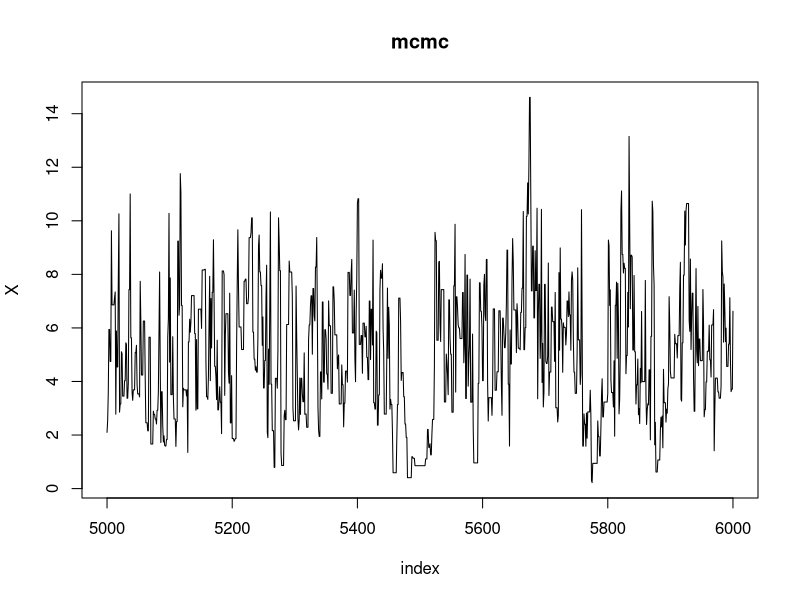
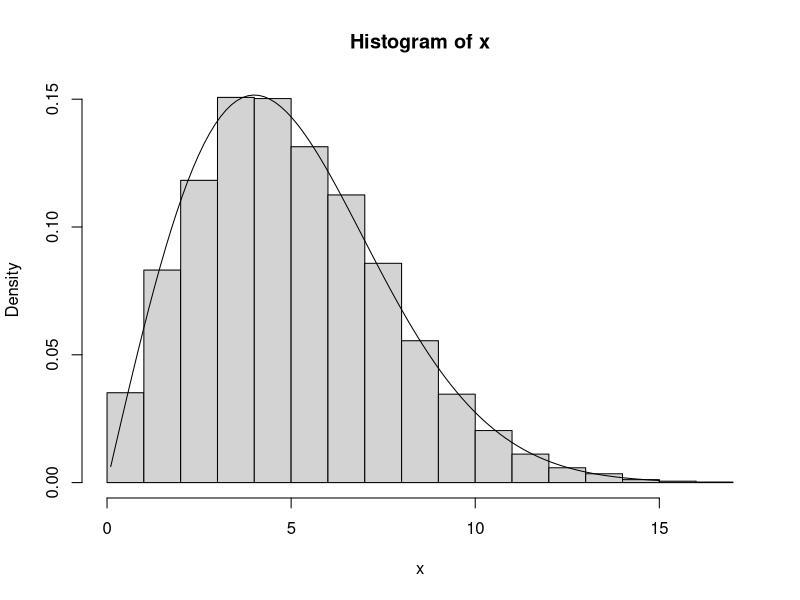

The R script that drew these images, in order:

f<-function(x,sigma){    
  if(any(x<0)) return(0)
  stopifnot(sigma > 0)
  return( (x/sigma^2)*exp(-x^2/(2*sigma^2)) )
  
}

m<-20000
sigma<-4
x<-numeric(m)
x[1]<-rchisq(1,df=1)
k<-0
u<-runif(m)


for(i in 2:m){
  xt<-x[i-1]
  y<-rchisq(1,df=xt)
  num<-f(y,sigma)*dchisq(xt,df=y)
  den<-f(xt,sigma)*dchisq(y,df=xt)
  if(u[i]<=num/den)
    x[i]<-y
  else{
    x[i]<-xt
    k<-k+1
  }
  
}

print (k)

index<-5000:6000
y1<-x[index]
plot(index,y1,type="l", main="mcmc",ylab="X")

hist(x,freq =F)
curve(f(x,sigma),0.1,15,add=T)
